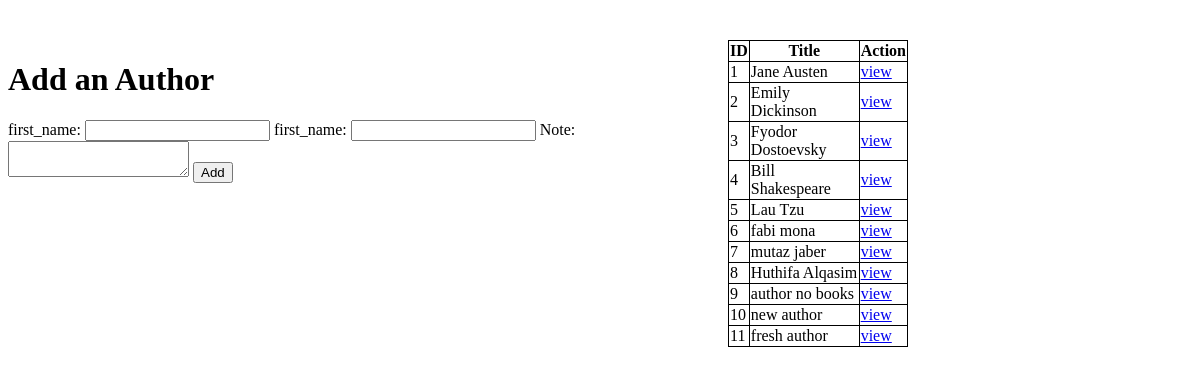
/add_this_author, run on an earlier commit of the app's database.
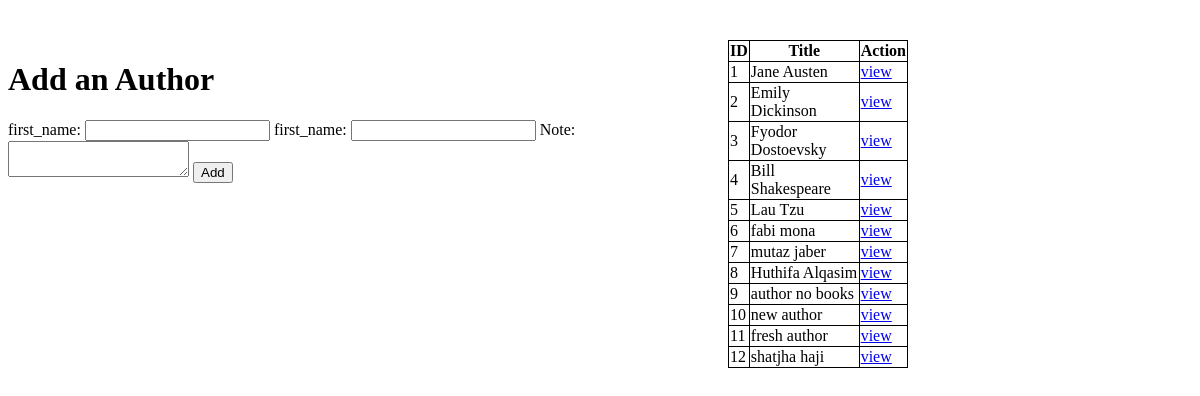
And on a later commit of the database.
### books_authors_app/models.py (models this page shows)
class Author(models.Model):
    books = models.ManyToManyField(Book, related_name='authors', null=True)
    note = models.TextField()
    first_name = models.CharField(max_length=45)
    last_name = models.CharField(max_length=45)
    created_at = models.DateTimeField(auto_now_add=True)
    updated_at = models.DateTimeField(auto_now_add=True)

### books_authors_app/views.py (the view)
# urls.py: path('add_this_author', views.add_this_author),
def add_this_author(request):
    context = {
        "all_authors" : Author.objects.all()
    }
    return render(request, 'add_author.html', context)

### books_authors_app/templates/add_author.html (shortened to what this page needs)
<!DOCTYPE html>
<html lang="en">
<head>
</head>
<body>
    <div>
        <h1>Add an Author</h1>
        <form action="/add_author_object" method="post">
            first_name: <input type="text" name="first_name">
            first_name: <input type="text" name="last_name">
            Note: <textarea name="note"></textarea>
            <button type="submit">Add</button>
        </form>
    </div>
    <div>
        <table>
            <thead>
                <th>ID</th>
                <th>Title</th>
                <th>Action</th>
            </thead>
            {% for b in all_authors %}
            <tr>
                <td>{{ b.id }}</td>
                <td>{{ b.first_name }} {{ b.last_name }}</td>
                <td><a href="display_Authors/{{ b.id }}">view</a></td>
            </tr>
            {% endfor %}
        </table>
    </div>
</body>
</html>

What changed in the data, as far as the page shows it:
added Author: id "12", first_name "shatjha", last_name "haji"
